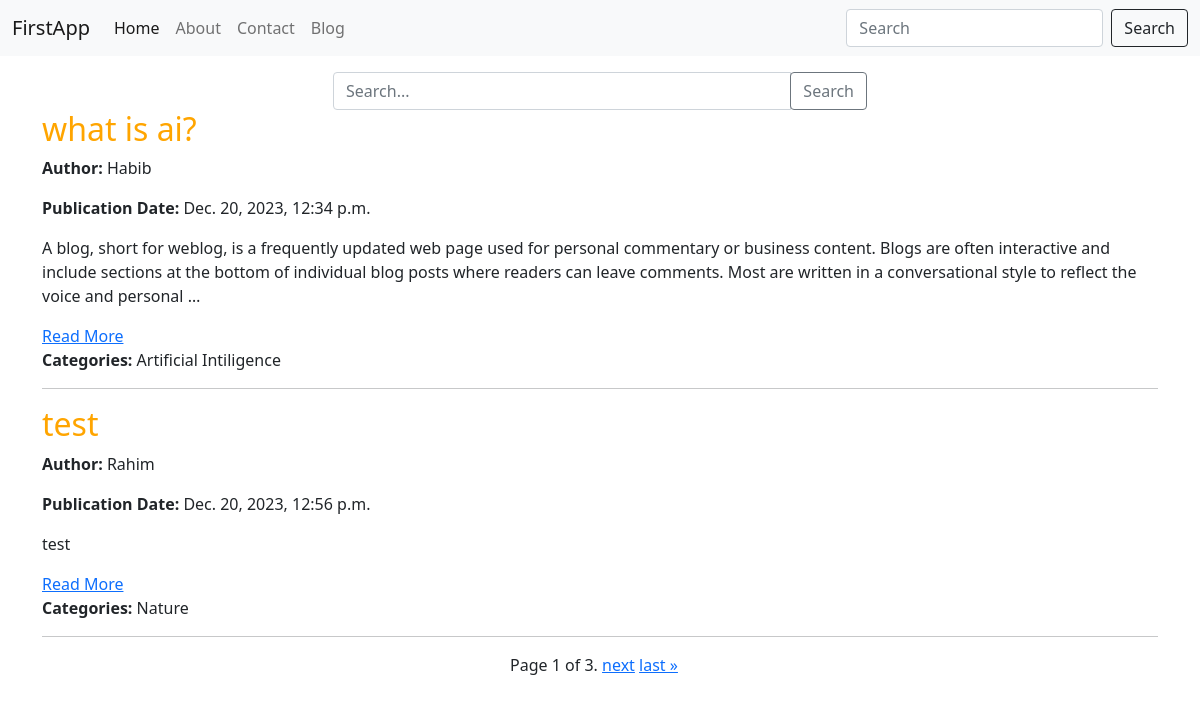
Screenshot of /blog/ with the database file from the repository.
### service/models.py (models this page shows, shortened)
class BlogPost(models.Model):
    title = models.CharField(max_length=200)
    content = HTMLField()
    publication_date = models.DateTimeField(auto_now_add=True)
    author = models.ForeignKey(Author, on_delete=models.CASCADE)
    categories = models.ManyToManyField(Category)

class Author(models.Model):
    user = models.OneToOneField(User, on_delete=models.CASCADE)
    bio = models.TextField()

class Category(models.Model):
    name = models.CharField(max_length=100)
    def __str__(self):
        return self.name

### firstApp/views.py (the view)
# urls.py: 2. Add a URL to urlpatterns:  path('blog/', include('blog.urls'))
def blog(request):
    blog_posts = BlogPost.objects.all()
    items_per_page = 2
    paginator = Paginator(blog_posts, items_per_page)
    page = request.GET.get('page')
    try:
        all_blog_obj = paginator.page(page)
    except PageNotAnInteger:
        all_blog_obj = paginator.page(1)
    except EmptyPage:
        all_blog_obj = paginator.page(paginator.num_pages)
    if request.method=="GET":
        if request.GET.get('blog_title') == "":
            return render(request,'blog.html',{"error":True,'msg':"search field is required!",'blog_posts': all_blog_obj})
        bt = request.GET.get('blog_title')
        if bt !=None:
           all_blog_obj = BlogPost.objects.filter(title__icontains=bt)
    return render(request,'blog.html', {'blog_posts': all_blog_obj})

### templates/blog.html (shortened to what this page needs)
{% extends 'base.html' %}
{% block body %}
<div class="container">
    <div class="container mt-3">
        <div class="row justify-content-center">
          <div class="col-md-6">
            <form class="input-group" method="get" action="/blog/">
              <input type="text" class="form-control" placeholder="Search..." name="blog_title">
              <div class="input-group-append">
                <button class="btn btn-outline-secondary" type="submit">Search</button>
              </div>
            </form>
          </div>
        </div>
      </div>
    {% for post in blog_posts %}
        <div>
            <h2 class="main">{{ post.title }}</h2>
            <p><strong>Author:</strong> {{ post.author.user.username }}</p>
            <p><strong>Publication Date:</strong> {{ post.publication_date }}</p>
            <p>{{ post.content|truncatewords:50 |safe }}</p>
             <a href="/blog/{{post.id}}">Read More</a>
            <p><strong>Categories:</strong> {{ post.categories.all|join:", " }}</p>
            <hr>
        </div>
        {%empty%}
        <h1>No Blog Found!</h1>
    {% endfor %}
</div>
<div class="pagination container justify-content-center mb-4">
    <span class="step-links">
        <span class="current">
            Page {{ blog_posts.number }} of {{ blog_posts.paginator.num_pages }}.
        </span>
        {% if blog_posts.has_next %}
            <a href="?page={{ blog_posts.next_page_number }}">next</a>
            <a href="?page={{ blog_posts.paginator.num_pages }}">last &raquo;</a>
        {% endif %}
    </span>
</div>
{% endblock body %}

### templates/Base.html (shortened to what this page needs)
<!doctype html>
<html lang="en">
<head>
    <link href="https://cdn.jsdelivr.net/npm/bootstrap@5.0.0-beta2/dist/css/bootstrap.min.css"
    rel="stylesheet"
>
    <link rel="stylesheet" href="/static/css/style.css"/>
</head>
<body>
    <nav class="navbar navbar-expand-lg navbar-light bg-light">
        <div class="container-fluid">
            <a class="navbar-brand" href="/">FirstApp</a>
            <div class="collapse navbar-collapse" id="navbarSupportedContent">
                <ul class="navbar-nav me-auto mb-2 mb-lg-0">
                    <li class="nav-item">
                        <a class="nav-link active" aria-current="page" href="/">Home</a>
                    </li>
                    <li class="nav-item">
                        <a class="nav-link" href="/about">About</a>
                    </li>
                    <li class="nav-item">
                        <a class="nav-link" href="/contact">Contact</a>
                    </li>
                    <li class="nav-item">
                        <a class="nav-link" href="/blog">Blog</a>
                    </li>
                </ul>
                <form class="d-flex">
                    <input class="form-control me-2" type="search" placeholder="Search" aria-label="Search">
                    <button class="btn btn-outline-dark" type="submit">Search</button>
                </form>
            </div>
        </div>
    </nav>
{% block body %}
{% endblock body %}
</body>
</html>

### static/css/style.css (style rules this page uses)
.main { color: orange; }

### rows the page displays
BlogPost: title "what is ai?", author.user.username "Habib", publication_date "Dec. 20, 2023, 12:34 p.m.", content "A blog, short for weblog, is a frequently updated web page used for personal commentary or business content. Blogs are often interactive and include sections at the bottom of individual blog posts where readers can leave comments. Most are written in a conversational style to reflect the voice and personal …", categories.all "Artificial Intiligence"
BlogPost: title "test", author.user.username "Rahim", publication_date "Dec. 20, 2023, 12:56 p.m.", content "test", categories.all "Nature"

### other values shown
{{ blog_posts.number }} "1"
{{ blog_posts.paginator.num_pages }} "3"
